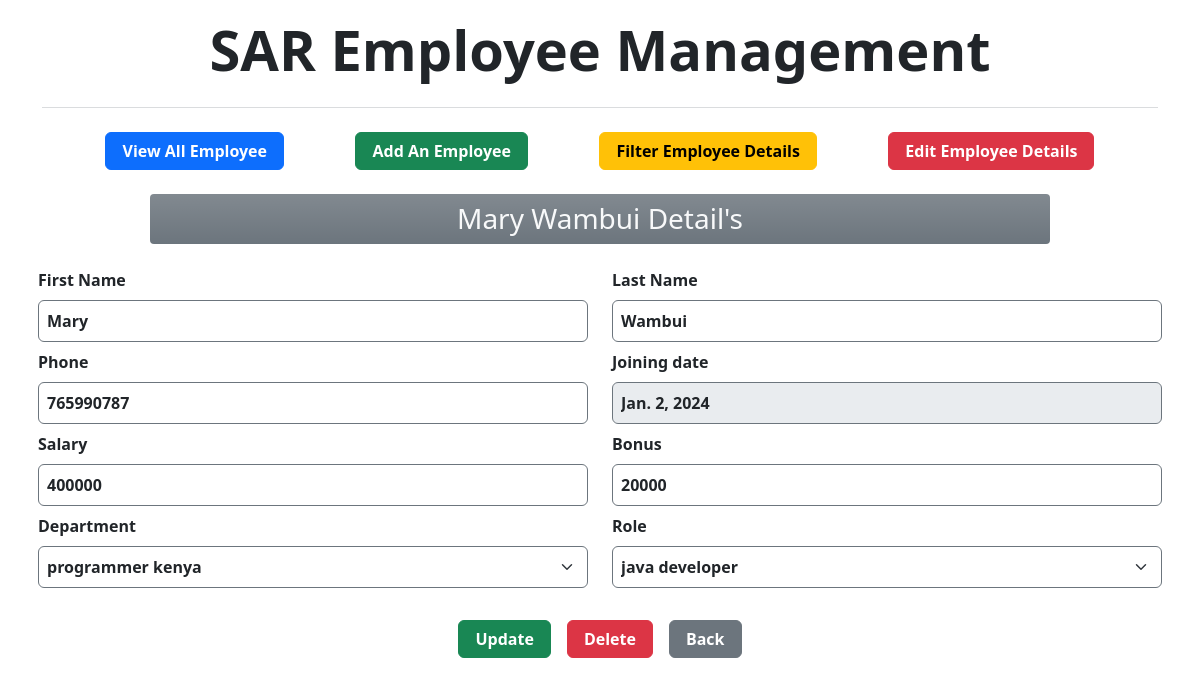
/updEmp/3/0, run on the app's committed database.
### empapp/models.py (models this page shows, shortened)
class Employee(models.Model):
    firstName = models.CharField(max_length=100)
    lastName = models.CharField(max_length=100)
    phone = models.IntegerField()
    salary = models.IntegerField(default=0)
    bonus = models.IntegerField(default=0)
    hireDate = models.DateField()
    dept = models.ForeignKey(Department, on_delete=models.CASCADE)
    role = models.ForeignKey(Role, on_delete=models.CASCADE)

class Department(models.Model):
    name = models.CharField(max_length=50, null=False)
    location = models.CharField(max_length=100)

class Role(models.Model):
    name = models.CharField(max_length=100, null=False)

### empapp/views.py (the view)
# urls.py: path('updEmp/<int:pk>/<int:status>', views.updEmp, name='upEmp'),
def updEmp(request, pk, status):
    data = Employee.objects.get(id=pk)
    context = {}
    if status == 0:
        context = {'data': data}
    elif status == 1:
        context = {'data': data, 'status': status}
    else:
        pass
    return render(request, 'updateEmp.html', context)

### empapp/templates/updateEmp.html (shortened to what this page needs)
{% extends 'base.html' %}
{% load static %}
{% block main %}
<div class="d-flex justify-content-center">
    <h3 class="my-3 p-2 bg-secondary bg-gradient text-light w-75 text-center rounded-1">
        {{ data.firstName }} {{ data.lastName }} Detail's</h3 style="--bs-bg-opacity: .5;">
</div>
<div class="container my-2 px-2">
    <form action="{% url 'dataUp' data.id %}" method="POST">
        <div class="row d-flex my-2">
            <div class="col">
                <label for="inputEmail4" class="form-label fw-bold">First Name</label>
                <input type="text" class="form-control border-secondary p-2 fw-bold" aria-label="First name" name="first" value="{{ data.firstName|capfirst }}" required style='text-transform:capitalize'>
            </div>
            <div class="col">
                <label for="inputEmail4" class="form-label fw-bold">Last Name</label>
                <input type="text" class="form-control border-secondary p-2 fw-bold" aria-label="Last name"  value="{{ data.lastName|capfirst }}"  name="last" required style='text-transform:capitalize'>
            </div>
        </div>
        <div class="row d-flex my-2">
            <div class="col-6">
                <label for="inputEmail4" class="form-label fw-bold">Phone</label>
                <input type="number" class="form-control border-secondary p-2 fw-bold" aria-label="Phone" name="phone"  value="{{ data.phone }}" required>
            </div>
            <div class="col-6">
                <label for="inputEmail4" class="form-label fw-bold">Joining date</label>
                <input type="text" class="form-control border-secondary p-2 fw-bold"  aria-label="date" name="date" value="{{ data.hireDate }}" required disabled>
            </div>
        </div>
        <div class="row d-flex my-2">
            <div class="col-6">
                <label for="inputEmail4" class="form-label fw-bold">Salary</label>
                <input type="number" class="form-control border-secondary p-2 fw-bold" aria-label="salary" name="salary" value="{{ data.salary }}" required>
            </div>
            <div class="col-6">
                <label for="bonus" class="form-label fw-bold">Bonus</label>
                <input type="number" class="form-control border-secondary p-2 fw-bold" aria-label="Bonus" name="bonus" value="{{ data.bonus }}" required>
            </div>
        </div>
        <div class="row d-flex my-2">
            <div class="col-6">
                <label for="dept" class="form-label fw-bold">Department</label>
                <select class="form-select border-secondary p-2 fw-bold" aria-label="Default select example" name="dept" required>
                    <option selected value={{ data.dept.id }}>{{ data.dept.name }} {{ data.dept.location }}</option>
                </select>
            </div>
            <div class="col-6">
                <label for="inputEmail4" class="form-label fw-bold">Role</label>
                <select class="form-select border-secondary p-2 fw-bold" aria-label="Default select example" name="role" required>
                    <option selected value={{ data.role.id }} >{{ data.role.name }}</option>
                </select>
            </div>
        </div>
        <div class="d-flex justify-content-center mt-3 py-3">
           <button type="" class="btn btn-md btn-success mx-2 px-3 fw-bold" onclick="return confirm('Are you sure you want to update?')">Update</button>
            <a href="{% url 'delEmp' data.id %}" class="btn btn-md btn-danger mx-2 px-3 fw-bold" onclick="return confirm('Are you sure you want to delete an employee data?')">Delete</a>
            <a href="{% url 'rm' %}" class="btn btn-secondary  mx-2 px-3 fw-bold">Back</a>
        </div>
    </form>
</div>
{% endblock main %}

### empapp/templates/base.html (shortened to what this page needs)
<!DOCTYPE html>
<html lang="en">
  <head>
    <link
      rel="stylesheet"
      href="https://cdn.jsdelivr.net/npm/bootstrap@5.3.0-alpha3/dist/css/bootstrap.min.css"
    />
  </head>
  <link rel="stylesheet" href="https://cdn.jsdelivr.net/npm/bootstrap-icons@1.10.5/font/bootstrap-icons.css">
  <body>
    <div class="container">
      <h1 class="text-center p-2 my-2 display-4 fw-bolder "><a href="{% url 'index' %}" class="text-dark text-decoration-none">SAR Employee Management</a></h1>
      <hr class="text-secondary" />
      <div class="container">
        <div class="row justify-content-evenly">
          <div class="col-auto p-2">
            <a href="{% url 'allemps' %}"
              ><button class="btn btn-primary fw-bold px-3">View All Employee</button></a
            >
          </div>
          <div class="col-auto p-2">
            <a href="{% url 'addEmp' %}"
              ><button class="btn btn-success fw-bold px-3">Add An Employee</button></a
            >
          </div>
          <div class="col-auto p-2">
            <a href="{% url 'find' %}"
              ><button class="btn btn-warning fw-bold px-3">Filter Employee Details</button></a
            >
          </div>
          <div class="col-auto p-2">
            <a href="{% url 'rm' %}"
              ><button class="btn btn-danger fw-bold px-3">Edit Employee Details</button></a
            >
          </div>
        </div>
      </div>
    </div>
    {% block main %}
    {% endblock main %}
  </body>
</html>

### data on the page
Employee: firstName "Mary", lastName "Wambui", first "Mary", last "Wambui", phone "765990787", date "Jan. 2, 2024", salary "400000", bonus "20000", dept "programmer kenya", role "java developer"
